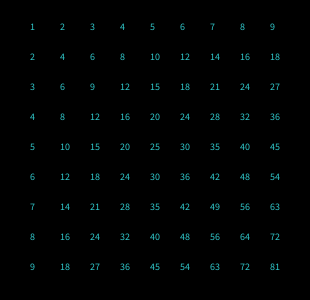
Frame 1 (no input)
Frame 60 (the mouse pressed at the canvas centre just before this capture): identical to frame 1, image omitted
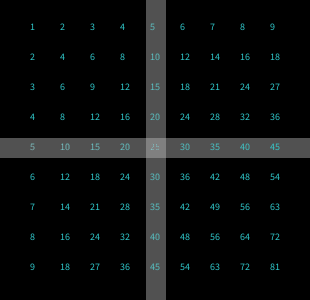
Frame 120 (the mouse held since frame 60 and released just before this capture)

The Processing sketch that drew these frames (run headless with seeded random() and noise(); from frame 60 on, the mouse is pressed at the canvas centre):

// Processing sketch: processing_104016
// ── processing_104016.pde

int cols = 9;
int rows = 9;
int [][]data=new int[cols][rows];
int switchNum;
int xx,yy;

void setup() {
  size(310, 300);
  noStroke();
}

void draw() {
  background(0);
  for (int i = 0 ; i< cols; i++) {
    for (int j = 0; j< rows; j++) {
      data[i][j]=(i+1)*(j+1);
      fill(#2FC8CB);
      textSize(10);
      text(data[i][j], (i+1)*30, (j+1)*30);
      if (switchNum==1) {   
          fill(255, 1);
          rect(xx, 0, 20, height);
          rect(0, yy, width, 20);       
      }
    }
  }
}

void mousePressed() {
    for (int i = 0 ; i< cols; i++) {
    for (int j = 0; j< rows; j++) {
      if (dist(mouseX, mouseY, (i+1)*30, (j+1)*30)<20) {
          println(dist(mouseX, mouseY, (i+1)*30, (j+1)*30));
           xx=(i+1)*30-4;
           yy = (j+1)*30-12;
           switchNum=1;
        }
      }
}
}
